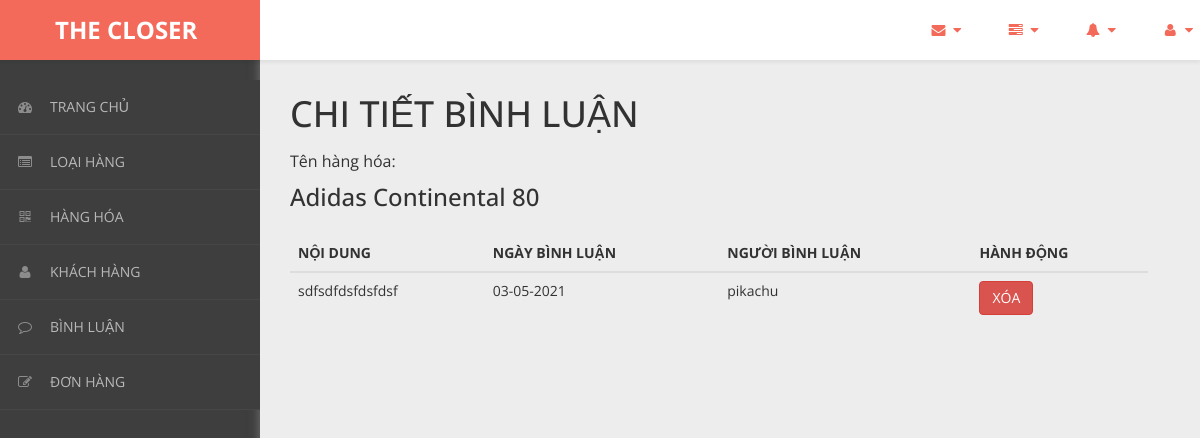
The app's page /admin/content/binh-luan/binh-luan-detail.php?ma_hh=27 with its own data.
### tables this page shows
CREATE TABLE `binh_luan` (
  `ma_bl` int(11) NOT NULL,
  `ma_kh` varchar(50) NOT NULL,
  `ma_hh` int(11) NOT NULL,
  `noi_dung` varchar(50) NOT NULL,
  `ngay_bl` varchar(20) NOT NULL
);

CREATE TABLE `hang_hoa` (
  `ma_hh` int(11) NOT NULL,
  `ten_hh` varchar(50) NOT NULL,
  `hinh` varchar(50) NOT NULL,
  `don_gia` int(11) NOT NULL,
  `giam_gia` int(11) NOT NULL,
  `mo_ta` varchar(500) NOT NULL,
  `ma_loai` int(11) NOT NULL
);

### admin/dao/pdo.php (called while the page is built, shortened)
<?php
    function pdo_get_connection(){
        $pdo = new PDO("mysql:host=localhost;dbname=bigshoes",'root','');
        $pdo->setAttribute(PDO::ATTR_ERRMODE, PDO::ERRMODE_EXCEPTION);
        return $pdo;
    }
    function pdo_query($sql){
        $sql_args = array_slice(func_get_args(),1);
        try{
            $conn = pdo_get_connection();
            $stmt = $conn ->prepare($sql);
            $stmt -> execute($sql_args);
            $rows = $stmt -> fetchAll();
            return $rows;
        }catch(PDOException $e){
            throw $e;
        }finally{
            unset($conn);
        }
    }
    ?>

### admin/dao/binh-luan.php (called while the page is built, shortened)
<?php
    require_once('pdo.php');
    function binh_luan_select_by_hang_hoa($ma_hh){
        $sql = "SELECT b.*, h.ten_hh FROM binh_luan b JOIN hang_hoa h ON h.ma_hh=b.ma_hh WHERE b.ma_hh=? ORDER BY ngay_bl DESC";
        return pdo_query($sql, $ma_hh);
    }
?>

### admin/content/binh-luan/binh-luan-detail.php (the view, shortened to what this page needs)
<!DOCTYPE html>
<html xmlns="http://www.w3.org/1999/xhtml">
<head>
    <link href="../../../css/admin/css/bootstrap.css" rel="stylesheet" />
    <link href="../../../css/admin/css/font-awesome.css" rel="stylesheet" />
    <link href="../../../css/admin/css/custom-styles.css" rel="stylesheet" />
</head>
<body>
    <div id="wrapper">
        <nav class="navbar navbar-default top-navbar" role="navigation">
            <div class="navbar-header">
                <a class="navbar-brand" href="../../../../bigshoes/trang-chinh/"><strong style = "margin-left: 40px;">THE CLOSER</strong></a>
            </div>
            <ul class="nav navbar-top-links navbar-right">
                <li class="dropdown">
                    <a class="dropdown-toggle" data-toggle="dropdown" href="#" aria-expanded="false">
                        <i class="fa fa-envelope fa-fw"></i> <i class="fa fa-caret-down"></i>
                    </a>
                </li>
                <li class="dropdown">
                    <a class="dropdown-toggle" data-toggle="dropdown" href="#" aria-expanded="false">
                        <i class="fa fa-tasks fa-fw"></i> <i class="fa fa-caret-down"></i>
                    </a>
                </li>
                <li class="dropdown">
                    <a class="dropdown-toggle" data-toggle="dropdown" href="#" aria-expanded="false">
                        <i class="fa fa-bell fa-fw"></i> <i class="fa fa-caret-down"></i>
                    </a>
                </li>
                <li class="dropdown">
                    <a class="dropdown-toggle" data-toggle="dropdown" href="#" aria-expanded="false">
                        <i class="fa fa-user fa-fw"></i> <i class="fa fa-caret-down"></i>
                    </a>
                </li>
            </ul>
        </nav>
        <nav class="navbar-default navbar-side" role="navigation">
            <div class="sidebar-collapse">
                <ul class="nav" id="main-menu">
                    <li>
                        <a href="../thong-ke/thong-ke-list.php"><i class="fa fa-dashboard"></i>TRANG CHỦ</a>
                    </li>
                    <li>
                        <a href="../loai-hang/loai-hang-list.php"><i class="fa fa-list-alt" aria-hidden="true"></i>LOẠI HÀNG</a>
                    </li>
                    <li>
                        <a href="../hang-hoa/hang-hoa-list.php"><i class="fa fa-qrcode"></i>HÀNG HÓA</a>
                    </li>
                    <li>
                        <a href="../khach-hang/khach-hang-list.php"><i class="fa fa-user"></i>KHÁCH HÀNG</a>
                    </li>
                    <li>
                        <a href="../binh-luan/binh-luan-list.php"><i class="fa fa-comment-o" aria-hidden="true"></i>BÌNH LUẬN</a>
                    </li>
                    <li>
                        <a href="../hoa-don/hoa-don-list.php"><i class="fa fa-edit"></i>ĐƠN HÀNG</a>
                    </li>
                </ul>
            </div>
        </nav>
        <div id="page-wrapper">
		  <div class="header">
                        <div class="page-header">
                            <?php
                                require_once ('../../dao/binh-luan.php');
                                extract($_REQUEST);
                                $items = binh_luan_select_by_hang_hoa($ma_hh);
                            ?>
                            <h1>CHI TIẾT BÌNH LUẬN</h1>
                            <p>Tên hàng hóa: <h3><?=$items[0]['ten_hh']?></h3></p>
                            <table class="table table-hover">
                                <thead>
                                  <tr>
                                    <th>NỘI DUNG</th>
                                    <th>NGÀY BÌNH LUẬN</th>
                                    <th>NGƯỜI BÌNH LUẬN</th>
                                    <th>HÀNH ĐỘNG</th>
                                  </tr>
                                </thead>
                                <tbody>
                                <?php foreach($items as $item){
                                     extract($item);
                                    ?>
                                  <tr>
                                    <td><?=$noi_dung?></td>
                                    <td><?=$ngay_bl?></td>
                                    <td><?=$ma_kh?></td>
                                    <td><a href="binh-luan-delete.php?ma_bl=<?=$ma_bl?>"><button class="btn btn-danger">XÓA</button></a></td>
                                  </tr>
                                <?php } ?>
                                </tbody>
                              </table>
                        </div>
		</div>
            </div>
        </div>
</body>
</html>

### css/admin/css/custom-styles.css (style rules this page uses)
body { font-family: 'Open Sans', sans-serif; background: #3E3E3E; }
#wrapper { width: 100%; }
#page-wrapper { padding: 15px 15px; min-height: 600px; background: #EDEDED; }
h1, .h1, h2, .h2, h3, .h3 { margin-top: 7px; margin-bottom: -5px; }
p { font-size:16px; line-height:25px; padding-top:20px; }
.navbar-side { z-index: 0; }
.navbar-side .nav > li > a > i { color: #8C8C8C;padding: 8px;width: 30px;text-align: center; }
.top-navbar { position: fixed; width: 100%; z-index: 300; -webkit-box-shadow: 0 3px 3px rgba(0, 0, 0, 0.05); -moz-box-shadow: 0 3px 3px rgba(0, 0, 0, 0.05); box-shadow: 0 3px 3px rgba(0, 0, 0, 0.05); }
.navbar-side { z-index: 1; position: fixed; width: 260px; top: 80px; }
#page-wrapper { position: relative; top: 55px; box-shadow: 0 0 10px #757575; -moz-box-shadow: 0 0 10px #757575; -webkit-box-shadow: 0 0 10px #757575; }
.page-header { margin: 0;border-bottom: 1px solid transparent;text-align: left;background-color: rgb(237, 237, 237);padding: 32px 22px 32px 0;color: #323232; }
.header { margin: 0 30px; }
.top-navbar { margin:0px; }
.top-navbar .navbar-brand { color: #fff;width: 260px;text-align: left;height: 60px;font-size: 24px;font-weight: 700;line-height: 30px;background: #F36A5A; }
.top-navbar .nav > li { position: relative; display: inline-block; margin: 0px; padding: 0px; }
.top-navbar .nav > li > a { position: relative; display: block; padding: 20px;color: #FFFFFF; margin: 0px; }
.sidebar-collapse , .sidebar-collapse .nav { background:none; }
.sidebar-collapse .nav { padding:0; }
.sidebar-collapse .nav > li > a { color: #B8B8B8; background:transparent; text-shadow:none; font-size: 14px; }
.sidebar-collapse > .nav > li > a { padding: 12px 10px; }
.sidebar-collapse > .nav > li { border-bottom: 1px solid rgba(107, 108, 109, 0.19); }
.navbar-side { border:none; background: #3E3E3E; }
.top-navbar { background: #FFFFFF; border-bottom:none; }
.top-navbar .nav > li > a > i { margin-right: 2px; }
.navbar-default { border:0px solid black; }
.navbar-header { background: transparent; }
.nav > li > a > i { margin-right:10px; color: rgb(243, 106, 90); }
@media (min-width:768px) { #page-wrapper { margin: 0 0 0 260px; padding: 0; min-height: 1200px; } }
@media (min-width:768px) { .navbar-side { width: 260px; z-index: 1; } }
@media (min-width:768px) { .navbar { border-radius: 0px; } }

### records on screen
binh_luan: ma_hh.ten_hh "Adidas Continental 80", noi_dung "sdfsdfdsfdsfdsf", ngay_bl "03-05-2021", ma_kh "pikachu"
